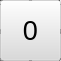
   <widget class="QWidget" name="cell_26" native="true">
    <property name="geometry">
     <rect>
      <x>510</x>
      <y>160</y>
      <width>61</width>
      <height>61</height>
     </rect>
    </property>
    <property name="minimumSize">
     <size>
      <width>61</width>
      <height>61</height>
     </size>
    </property>
    <property name="maximumSize">
     <size>
      <width>61</width>
      <height>61</height>
     </size>
    </property>
    <widget class="QPushButton" name="cell_Button_26">
     <property name="geometry">
      <rect>
       <x>0</x>
       <y>0</y>
       <width>61</width>
       <height>61</height>
      </rect>
     </property>
     <property name="minimumSize">
      <size>
       <width>61</width>
       <height>61</height>
      </size>
     </property>
     <property name="maximumSize">
      <size>
       <width>61</width>
       <height>61</height>
      </size>
     </property>
     <property name="font">
      <font>
       <pointsize>20</pointsize>
      </font>
     </property>
     <property name="styleSheet">
      <string notr="true">background-color: rgba(218, 218, 218, 100);</string>
     </property>
     <property name="text">
      <string>0</string>
     </property>
    </widget>
    <widget class="QWidget" name="gridWidget_26" native="true">
     <property name="geometry">
      <rect>
       <x>-10</x>
       <y>-10</y>
       <width>81</width>
       <height>81</height>
      </rect>
     </property>
     <property name="minimumSize">
      <size>
       <width>81</width>
       <height>81</height>
      </size>
     </property>
     <property name="maximumSize">
      <size>
       <width>81</width>
       <height>81</height>
      </size>
     </property>
     <layout class="QGridLayout" name="gridLayout_26">
      <item row="2" column="2">
       <widget class="QLabel" name="note_7_cell_26">
        <property name="font">
         <font>
          <pointsize>6</pointsize>
         </font>
        </property>
        <property name="text">
         <string>7</string>
        </property>
        <property name="alignment">
         <set>Qt::AlignCenter</set>
        </property>
       </widget>
      </item>
      <item row="1" column="2">
       <widget class="QLabel" name="note_4_cell_26">
        <property name="font">
         <font>
          <pointsize>6</pointsize>
         </font>
        </property>
        <property name="text">
         <string>4</string>
        </property>
        <property name="alignment">
         <set>Qt::AlignCenter</set>
        </property>
       </widget>
      </item>
      <item row="2" column="1">
       <widget class="QLabel" name="note_8_cell_26">
        <property name="font">
         <font>
          <pointsize>6</pointsize>
         </font>
        </property>
        <property name="layoutDirection">
         <enum>Qt::LeftToRight</enum>
        </property>
        <property name="text">
         <string>8</string>
        </property>
        <property name="alignment">
         <set>Qt::AlignCenter</set>
        </property>
       </widget>
      </item>
      <item row="2" column="0">
       <widget class="QLabel" name="note_9_cell_26">
        <property name="font">
         <font>
          <pointsize>6</pointsize>
         </font>
        </property>
        <property name="text">
         <string>9</string>
        </property>
        <property name="alignment">
         <set>Qt::AlignCenter</set>
        </property>
       </widget>
      </item>
      <item row="0" column="1">
       <widget class="QLabel" name="note_2_cell_26">
        <property name="font">
         <font>
          <pointsize>6</pointsize>
         </font>
        </property>
        <property name="text">
         <string>2</string>
        </property>
        <property name="alignment">
         <set>Qt::AlignCenter</set>
        </property>
       </widget>
      </item>
      <item row="0" column="2">
       <widget class="QLabel" name="note_1_cell_26">
        <property name="font">
         <font>
          <pointsize>6</pointsize>
         </font>
        </property>
        <property name="text">
         <string>1</string>
        </property>
        <property name="alignment">
         <set>Qt::AlignCenter</set>
        </property>
       </widget>
      </item>
      <item row="0" column="0">
       <widget class="QLabel" name="note_3_cell_26">
        <property name="font">
         <font>
          <pointsize>6</pointsize>
         </font>
        </property>
        <property name="layoutDirection">
         <enum>Qt::RightToLeft</enum>
        </property>
        <property name="text">
         <string>3</string>
        </property>
        <property name="alignment">
         <set>Qt::AlignCenter</set>
        </property>
       </widget>
      </item>
      <item row="1" column="0">
       <widget class="QLabel" name="note_6_cell_26">
        <property name="font">
         <font>
          <pointsize>6</pointsize>
         </font>
        </property>
        <property name="text">
         <string>6</string>
        </property>
        <property name="alignment">
         <set>Qt::AlignCenter</set>
        </property>
       </widget>
      </item>
      <item row="1" column="1">
       <widget class="QLabel" name="note_5_cell_26">
        <property name="font">
         <font>
          <pointsize>6</pointsize>
         </font>
        </property>
        <property name="text">
         <string>5</string>
        </property>
        <property name="alignment">
         <set>Qt::AlignCenter</set>
        </property>
       </widget>
      </item>
     </layout>
    </widget>
    <zorder>gridWidget_26</zorder>
    <zorder>cell_Button_26</zorder>
   </widget>
